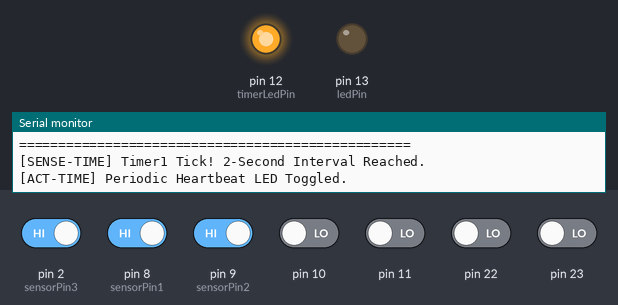
Recording of a sketch running on a simulated Arduino Uno, built with avr-gcc and run on an emulated ATmega328P. Parts: output pins drawn as LEDs (lit = HIGH), the last lines printed to the serial monitor. The test bench sets the inputs (shaded band); at power-on: pin 2 (sensorPin3), pin 8 (sensorPin1), pin 9 (sensorPin2) HIGH, pin 10, pin 11, pin 22, pin 23 LOW.

Above: at 1.2 s.
1.3 s: pin 2 (sensorPin3) driven LOW
At 3.3 s:
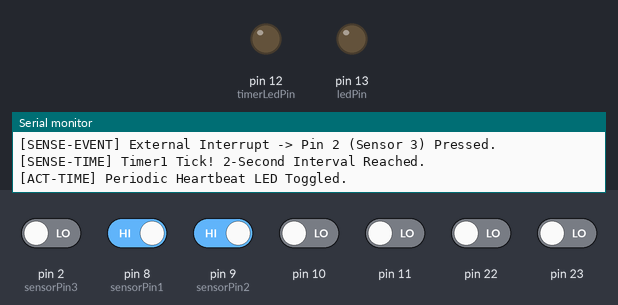
3.6 s: pin 8 (sensorPin1) driven LOW
5.6 s: pin 9 (sensorPin2) driven LOW
At 6.4 s:
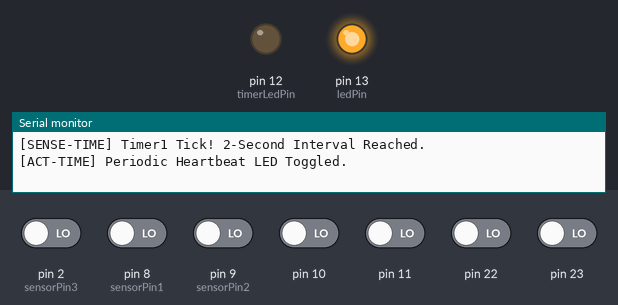
At 9.1 s:
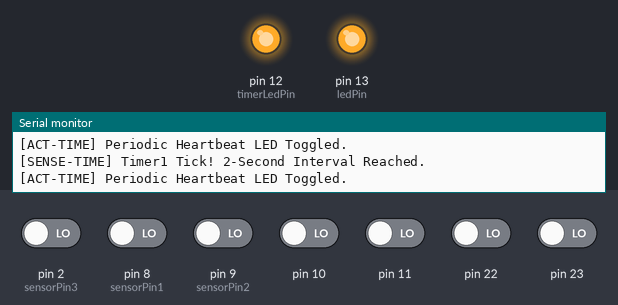
Timing chart, 0 to 14.6 s (numbered marks = the images above; inputs shaded):
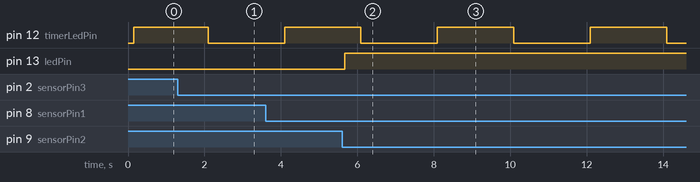

The sketch:

IndustrialSafetyLock.ino
```cpp
// Interrupt-Driven Industrial Safety Lock System

// Pin Definitions
const int sensorPin1 = 8;      // Digital Sensor 1 (PB0) - PCINT0
const int sensorPin2 = 9;      // Digital Sensor 2 (PB1) - PCINT1
const int sensorPin3 = 2;      // Digital Sensor 3 (INT0) - External Interrupt
const int ledPin = 13;         // Actuator Output (PB5)
const int timerLedPin = 12;    // Timer1 Periodic Task LED

// System States / Flags (Volatile because they change asynchronously inside ISRs)
volatile uint8_t portBHistory = 0xFF;         // Tracks previous state of Port B
volatile bool sensor1Triggered = false;       // Flag for Sensor 1 hardware event
volatile bool sensor2Triggered = false;       // Flag for Sensor 2 hardware event
volatile bool sensor3Triggered = false;       // Flag for Sensor 3 hardware event
volatile bool timerTickOccurred = false;      // Flag for periodic hardware Timer1 event
volatile bool sensor1Changed = false;          // Flag for Sensor 1 PCI change
volatile bool sensor2Changed = false;          // Flag for Sensor 2 PCI change

// Serial Tracking Flags (Prevents rapid monitor printing/spam)
bool sensor1Reported = false;
bool sensor2Reported = false;
bool sensor3Reported = false;
bool thinkReported = false;

// Debounce time window in milliseconds
const unsigned long DEBOUNCE_DELAY = 50;

// Separate debounce timestamps for each PCI sensor
unsigned long sensor1LastTime = 0;
unsigned long sensor2LastTime = 0;

// Function Prototypes
void initializeSystem();
void configureInterrupts();
void senseInputs();
void thinkLogic();
void actOutputs();
void sensor3ISR();

void setup()
{
    initializeSystem();
    configureInterrupts();
}

void loop()
{
    // Execution pipeline structured explicitly around Sense-Think-Act
    senseInputs();
    thinkLogic();
    actOutputs();
}

// ==================== INITIALIZATION ====================
void initializeSystem()
{
    Serial.begin(9600);

    // Configure input pins with internal pull-up resistors
    pinMode(sensorPin1, INPUT_PULLUP);
    pinMode(sensorPin2, INPUT_PULLUP);
    pinMode(sensorPin3, INPUT_PULLUP);
    pinMode(ledPin, OUTPUT);
    pinMode(timerLedPin, OUTPUT);

    // Take an initial reading of the Port B input register
    portBHistory = PINB;

    Serial.println("==================================================");
    Serial.println("QP4 System Active: PCI & Timer1 Hardware Congruence");
    Serial.println("==================================================");
}

// Configure low-level registers for both PCINT and Timer1
void configureInterrupts()
{
    cli(); // Disable global interrupts during register configuration

    // ---- 1. Pin Change Interrupt Configuration (Port B) ----
    // Enable Pin Change Interrupt Mask 0 (PCIE0), governing Port B (Pins 8-13)
    PCICR |= (1 << PCIE0);
    // Enable specific pins within PCMSK0 to trigger the interrupt
    // PCINT0 corresponds to Arduino Pin 8
    // PCINT1 corresponds to Arduino Pin 9
    PCMSK0 |= (1 << PCINT0) | (1 << PCINT1);

    // ---- 2. External Interrupt Configuration (Sensor 3) ----
    // Sensor 3 uses INT0 on Arduino Pin 2
    attachInterrupt(digitalPinToInterrupt(sensorPin3), sensor3ISR, FALLING);

    // ---- 3. Timer1 Hardware Configuration (CTC Mode - 2-Second Period) ----
    TCCR1A = 0; // Reset entire Timer1 Control Register A
    TCCR1B = 0; // Reset entire Timer1 Control Register B
    TCNT1  = 0; // Initialize Counter value to 0

    // Set Compare Match value for a 2-second interval:
    // Formula: OCR1A = (16,000,000 Hz / (Prescaler * Target Frequency)) - 1
    // For 2 seconds (0.5 Hz frequency) with 1024 Prescaler:
    // OCR1A = (16,000,000 / (1024 * 0.5)) - 1 = 31249
    OCR1A = 31249;

    // Turn on CTC (Clear Timer on Compare Match) mode
    TCCR1B |= (1 << WGM12);
    // Set CS12 and CS10 bits for 1024 prescaler
    TCCR1B |= (1 << CS12) | (1 << CS10);
    // Enable Timer1 Compare Match A Interrupt
    TIMSK1 |= (1 << OCIE1A);

    sei(); // Re-enable global interrupts
}

// ==================== HARDWARE ISR VECTORS ====================

// Vector 1: Asynchronous Event-Driven Pin Change Interrupt (Port B)
ISR(PCINT0_vect)
{
    // Read current state of entire Port B register directly
    uint8_t currentPortB = PINB;
    // Bitwise XOR isolates which bits flipped
    uint8_t changedBits = currentPortB ^ portBHistory;

    // Record which PCI pin changed; debounce is handled in the main loop
    if (changedBits & (1 << PB0))
    {
        sensor1Changed = true;
    }

    if (changedBits & (1 << PB1))
    {
        sensor2Changed = true;
    }

    portBHistory = currentPortB;
}

// Vector 2: Synchronous Time-Driven Timer1 Compare Match Interrupt
ISR(TIMER1_COMPA_vect)
{
    // High-safety interrupt practice: merely raise a flag
    timerTickOccurred = true;
}

// Vector 3: External Interrupt for Sensor 3
void sensor3ISR()
{
    // High-safety interrupt practice: merely raise a flag
    sensor3Triggered = true;
}

// ==================== 1. SENSE FUNCTION ====================
void senseInputs()
{
    // Handle Event-Driven telemetry (Printed exactly once per event)
    if (sensor1Changed)
    {
        sensor1Changed = false;

        if (millis() - sensor1LastTime > DEBOUNCE_DELAY)
        {
            if (!(PINB & (1 << PB0)))
            {
                sensor1Triggered = true;
            }

            sensor1LastTime = millis();
        }
    }

    if (sensor2Changed)
    {
        sensor2Changed = false;

        if (millis() - sensor2LastTime > DEBOUNCE_DELAY)
        {
            if (!(PINB & (1 << PB1)))
            {
                sensor2Triggered = true;
            }

            sensor2LastTime = millis();
        }
    }

    if (sensor1Triggered && !sensor1Reported)
    {
        Serial.println("[SENSE-EVENT] PCINT Vector 0 -> Pin 8 (Sensor 1) Pressed.");
        sensor1Reported = true;
    }

    if (sensor2Triggered && !sensor2Reported)
    {
        Serial.println("[SENSE-EVENT] PCINT Vector 0 -> Pin 9 (Sensor 2) Pressed.");
        sensor2Reported = true;
    }

    if (sensor3Triggered && !sensor3Reported)
    {
        Serial.println("[SENSE-EVENT] External Interrupt -> Pin 2 (Sensor 3) Pressed.");
        sensor3Reported = true;
    }

    // Handle Time-Driven telemetry
    if (timerTickOccurred)
    {
        Serial.println("[SENSE-TIME] Timer1 Tick! 2-Second Interval Reached.");
        // Clear flag immediately so it prints exactly once per tick
        timerTickOccurred = false;

        // Periodic background task using a separate LED
        digitalWrite(timerLedPin, !digitalRead(timerLedPin));
        Serial.println("[ACT-TIME] Periodic Heartbeat LED Toggled.");
    }
}

// ==================== 2. THINK FUNCTION ====================
void thinkLogic()
{
    // Grouped logic evaluation printed exactly once when criteria is met
    if (sensor1Triggered && sensor2Triggered && sensor3Triggered && !thinkReported)
    {
        Serial.println("[THINK] Security Verification: All three sensor flags verified active.");
        thinkReported = true;
    }
}

// ==================== 3. ACT FUNCTION ====================
void actOutputs()
{
    if (sensor1Triggered && sensor2Triggered && sensor3Triggered)
    {
        // System execution override
        digitalWrite(ledPin, HIGH);
        Serial.println("[ACT-EVENT] System Main Lock Engaged -> LED SOLID ON");

        // Reset state space entirely
        sensor1Triggered = false;
        sensor2Triggered = false;
        sensor3Triggered = false;
        sensor1Reported = false;
        sensor2Reported = false;
        sensor3Reported = false;
        thinkReported = false;
        Serial.println("[SYSTEM] Operations complete. Sensor events cleared. LOCKDOWN REMAINS ACTIVE.\n");
    }
}
```

Measured:
- after the input at 5.6 s, pin 13 (ledPin): LOW → HIGH after 0.07 s
- by itself, pin 12 (timerLedPin): alternates HIGH for 2.0 s and LOW for 2.0 s
